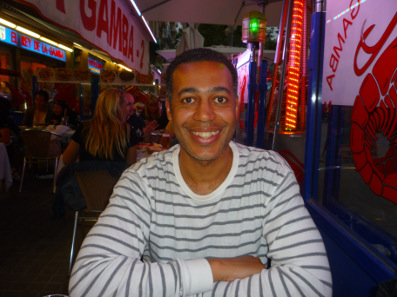
#> input picture test files/P1060072.jpg, 397 x 297 px, found by its file name
$ python extractImageEdges.py   (Python 2 division)
#> lines starting #> are read from the running program, lines starting #| are printed output that depends on the picture
### classes/OpenCvImage.py
import cv2
import cv2.cv as cv
import numpy as np
from OpenCvColours import *
from copy import deepcopy


hsv_map = np.zeros((180, 256, 3), np.uint8)
h, s = np.indices(hsv_map.shape[:2])
hsv_map[:, :, 0] = h
hsv_map[:, :, 1] = s
hsv_map[:, :, 2] = 255
hsv_map = cv2.cvtColor(hsv_map, cv2.COLOR_HSV2BGR)
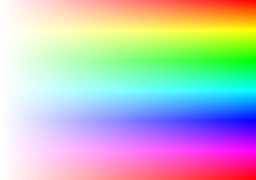
#> hsv_map: shape (180, 256, 3); mean B, G, R 190.8, 190.8, 190.9


class OpenCvImage(object):


    def __init__(self, image, fileName = None):

        self._image = image
        self._fileName = fileName
        self._shape = image.shape[1::-1]

        self._isColour = False
        if image.ndim == 3:
            self._isColour = True


    @classmethod
    def fromFile(cls, fileName):

#> called with fileName = './P1060072.jpg'
        image = cv2.imread(fileName)
#> image is the input picture: shape (297, 397, 3); mean B, G, R 68.1, 67.1, 89.7
        if image is None:
            return None
        else:
            return cls(image)

    def saveAs(self, filename):

        cv2.imwrite(filename, self._image)


    def image(self):

        return self._image


    def shape(self):

        return self._shape


    # [8 lines left out: function toFile, not called in this run]


    def isColour(self):

        return self._isColour


    def toGrayScale(self):
        '''
        Returns a grayscale OpenCvImage version of the OpenCvImage if it is colour
        otherwise returns the OpenCvImage itself
        '''
        if self._isColour:
            try:
                return OpenCvImage(cv2.cvtColor(self._image, cv2.COLOR_BGR2GRAY))
#> in __init__ (call 2), `self._image = image`:
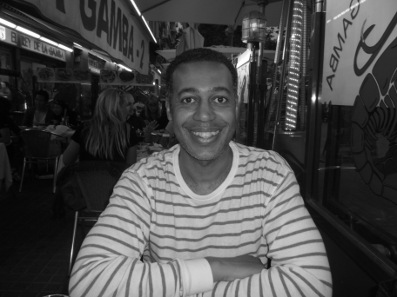
#> self._image: shape (297, 397); min 0, max 255, mean 74
            except:
                return None
        else:
            return self


    # [38 lines left out: functions toColour, toColoursRC, toColoursRGV, toColoursCMV, not called in this run]


    def toGaussianBlurred(self, kernelSize = (5, 5), sigmaX = 0, sigmaY = None):
        '''
        Blurs an image using a Gaussian filter.
        Inputs:
            :kernelSize: Gaussian kernel size. ksize.width and ksize.height can differ but they both must be positive and odd. Or, they can be zeros and then they are computed from sigma.
            :sigmaX: Gaussian kernel standard deviation in X direction.
            :sigmaY: Gaussian kernel standard deviation in Y direction; if sigmaY is zero, it is set to be equal to sigmaX, if both sigmas are zeros, they are computed from ksize.width and ksize.height , respectively (see getGaussianKernel() for details); to fully control the result regardless of possible future modifications of all this semantics, it is recommended to specify all of ksize, sigmaX, and sigmaY.
            :borderType (not implemented): pixel extrapolation method (see borderInterpolate() for details).
        Outputs:
            OpenCvImage of the same size and type as the original
        '''
        try:
            return OpenCvImage(cv2.GaussianBlur(self._image, kernelSize, sigmaX, sigmaY))
#> in __init__ (call 3), `self._image = image`:
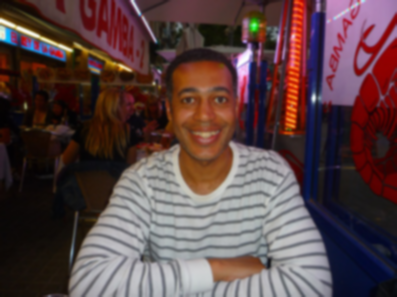
#> self._image: shape (297, 397, 3); mean of channels 0, 1, 2 68.1, 67.1, 89.7; drawn as B, G, R
        except:
            return None


    # [20 lines left out: functions toEqualised, getSize, getArea, not called in this run]


    def getCannyEdges(self, threshold1 = 100, threshold2 = 200):
        '''
        The function finds edges in the input image image and marks them in the output map edges using the Canny algorithm.
        The smallest value between threshold1 and threshold2 is used for edge linking.
        The largest value is used to find initial segments of strong edges.
        See http://en.wikipedia.org/wiki/Canny_edge_detector

        Inputs:
            :threshold1: first threshold for the hysteresis procedure.
            :threshold2: second threshold for the hysteresis procedure.
            :apertureSize (not implemented): aperture size for the Sobel() operator.
            :L2gradient (not implemented): a flag, indicating whether a more accurate L_2 norm should be used to calculate the image gradient magnitude ( L2gradient=true ), or whether the default  L_1 norm  is enough ( L2gradient=false ).

        Outputs:
            :edges: output edge map; it has the same size and type as the image

        Documentation:
            http://docs.opencv.org/modules/imgproc/doc/feature_detection.html#canny
        '''

        return OpenCvImage(cv2.Canny(self._image, threshold1, threshold2))
#> in __init__ (call 4), `self._image = image`:
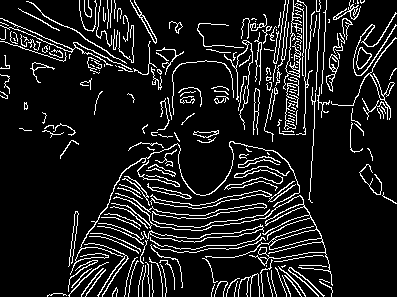
#> self._image: shape (297, 397); 11.1% white in thin lines or dots


    # [337 lines left out: functions getHoughCircles, getHSVmapImage, getMaskedHSVImage, replaceHueRange, replaceHueSaturationRange, getHSVrange and 11 more, not called in this run]

### classes/OpenCvWindow.py
import cv2
import numpy as np


class OpenCvWindow(object):


    def __init__(self, windowName, windowType = 'fixed', flipLR = True, keypressCallback = None):
        '''
        Wrapper class for an OpenCV Named Window
        '''
        assert windowType in ('fixed', 'resizable') # TODO: Add OpenGL

        self._windowName = windowName

        if windowType == 'fixed':
            cv2.namedWindow(windowName, cv2.WINDOW_AUTOSIZE)
        elif windowType == 'resizable':
            cv2.namedWindow(windowName, cv2.WINDOW_NORMAL)

        self._flipLR = flipLR
        self.keypressCallback = keypressCallback


    def showImage(self, openCvImage):

        if self._flipLR:
            cv2.imshow(self._windowName, np.fliplr(openCvImage.image()))
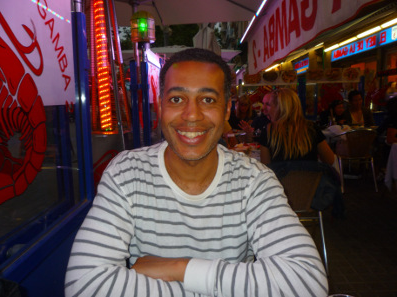
#> window 'Original': shape (297, 397, 3); mean B, G, R 68.1, 67.1, 89.7
        else:
            cv2.imshow(self._windowName, openCvImage.image())


    # [13 lines left out: functions destroyWindow, processEvents, not called in this run]


### scripts/extractImageEdges.py
# -*- coding: utf-8 -*-
"""
Created on Mon Aug 10 01:26:06 2015

@author: vahndi
"""

from OpenCvImage import OpenCvImage
from OpenCvWindow import OpenCvWindow
import cv2


imgOriginal = OpenCvImage.fromFile('./P1060072.jpg')
if imgOriginal is not None:

    imgGrayscale = imgOriginal.toGrayScale()
    imgEdges = imgOriginal.toGaussianBlurred().getCannyEdges()

    winOriginal = OpenCvWindow('Original')
    winEdges = OpenCvWindow('Edges')

    winOriginal.showImage(imgOriginal)
    winEdges.showImage(imgEdges)
#> in showImage (call 2), `cv2.imshow(self._windowName, np.fliplr(openCvImage.image()))`:
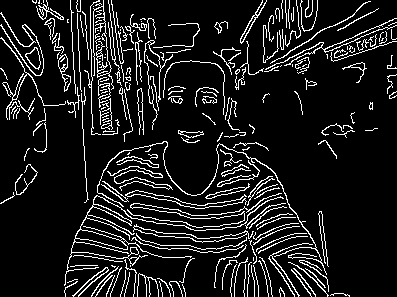
#> window 'Edges': shape (297, 397); 11.1% white in thin lines or dots

    cv2.waitKey()                               # hold windows open until user presses a key
    cv2.destroyAllWindows()                     # remove windows from memory

else:

    print 'image load failed'
